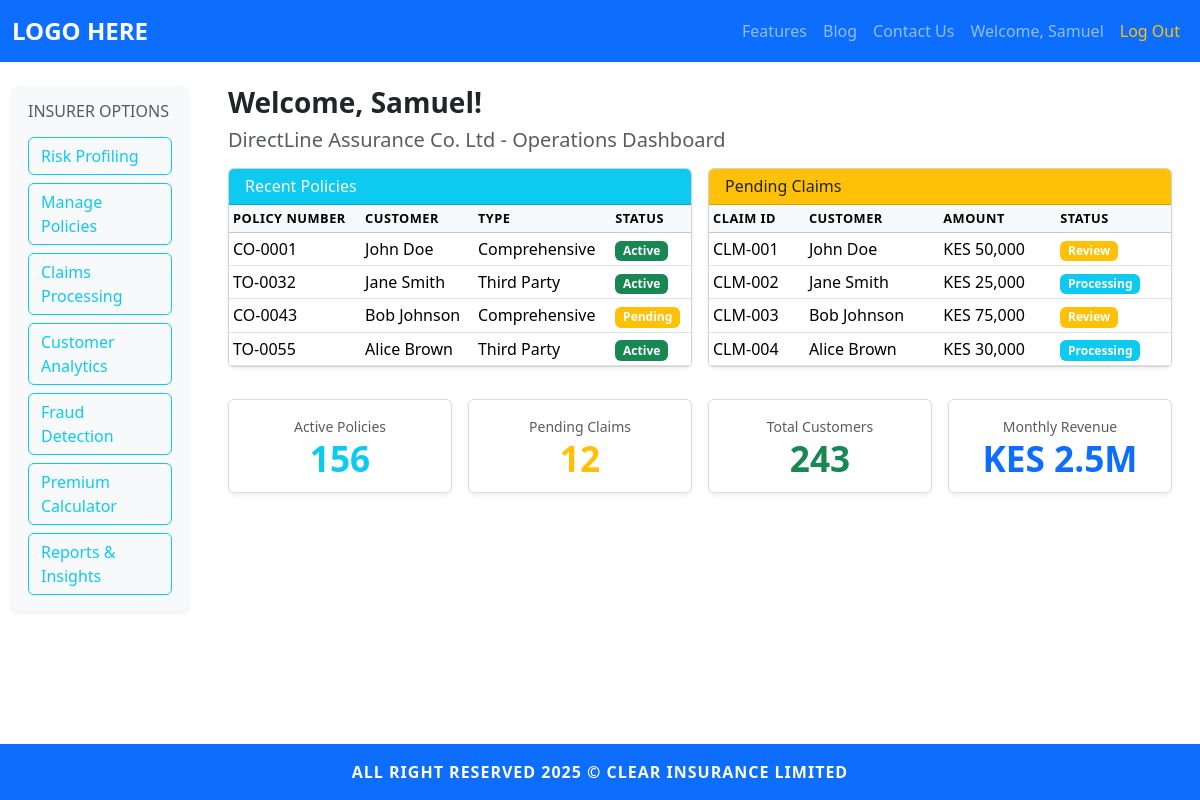
Page /insurer/dashboard (signed in) on the committed database.
### models.py (models this page shows, shortened)
class Insurer(UserMixin, db.Model):
	id = db.Column(db.Integer, primary_key=True)
	username = db.Column(db.String(150), unique=True, nullable=False)
	email = db.Column(db.String(150), unique=True, nullable=False)
	password = db.Column(db.String(256), nullable=False)
	staff_id = db.Column(db.String(50), unique=True, nullable=True)
	insurance_company_id = db.Column(db.Integer, db.ForeignKey('insurance_company.id'), nullable=True)
	is_approved = db.Column(db.Boolean, default=False, nullable=False)
	is_active = db.Column(db.Boolean, default=True, nullable=False)
	approval_date = db.Column(db.DateTime, nullable=True)

class InsuranceCompany(db.Model):
	id = db.Column(db.Integer, primary_key=True)
	name = db.Column(db.String(200), unique=True, nullable=False)
	is_active = db.Column(db.Boolean, default=True, nullable=False)
	insurers = db.relationship('Insurer', backref='company', lazy=True)

### app.py (the view, shortened to what this page needs)
@app.route('/insurer/dashboard')
@login_required
@insurer_required
def insurer_dashboard():
	return render_template('insurer/insurerdashboard.html')

### app.py (called while the page is built)
@login_manager.user_loader
def load_user(user_id):
	if '_' not in user_id:
		return None
	user_type, user_pk = user_id.split('_', 1)
	model_map = {
		'admin': Admin,
		'customer': Customer,
		'insurer': Insurer,
		'regulator': Regulator
	}
	model = model_map.get(user_type)
	if model:
		return model.query.get(int(user_pk))
	return None

### templates/insurer/insurerdashboard.html
{% extends 'base.html' %}
{% block content %}
<div class="container-fluid py-4">
	<div class="row">
		<aside class="col-12 col-md-3 col-lg-2 mb-4 mb-md-0">
			<div class="dashboard-sidebar p-3 bg-light rounded shadow-sm">
				<h6 class="text-uppercase text-muted mb-3">Insurer Options</h6>
				<div class="d-grid gap-2">
					<a class="btn btn-outline-info sidebar-btn" href="#">Risk Profiling</a>
					<a class="btn btn-outline-info sidebar-btn" href="#">Manage Policies</a>
					<a class="btn btn-outline-info sidebar-btn" href="#">Claims Processing</a>
					<a class="btn btn-outline-info sidebar-btn" href="#">Customer Analytics</a>
					<a class="btn btn-outline-info sidebar-btn" href="#">Fraud Detection</a>
					<a class="btn btn-outline-info sidebar-btn" href="#">Premium Calculator</a>
					<a class="btn btn-outline-info sidebar-btn" href="#">Reports & Insights</a>
				</div>
			</div>
		</aside>
		<main class="col-12 col-md-9 col-lg-10">
			<div class="px-2 px-md-3">
				<h3 class="fw-bold mb-2">Welcome, {{ current_user.username }}!</h3>
				<h5 class="text-muted mb-3">{{ current_user.company.name if current_user.company else 'Insurance Company' }} - Operations Dashboard</h5>
				<div class="row g-3">
					<div class="col-12 col-lg-6">
						<div class="card shadow-sm h-100">
							<div class="card-header bg-info text-white">
								<h6 class="mb-0">Recent Policies</h6>
							</div>
							<div class="card-body p-0">
								<div class="table-responsive">
									<table class="table table-sm table-hover mb-0 align-middle">
										<thead class="table-light">
											<tr>
												<th>Policy Number</th>
												<th>Customer</th>
												<th>Type</th>
												<th>Status</th>
											</tr>
										</thead>
										<tbody>
											<tr>
												<td>CO-0001</td>
												<td>John Doe</td>
												<td>Comprehensive</td>
												<td><span class="badge bg-success">Active</span></td>
											</tr>
											<tr>
												<td>TO-0032</td>
												<td>Jane Smith</td>
												<td>Third Party</td>
												<td><span class="badge bg-success">Active</span></td>
											</tr>
											<tr>
												<td>CO-0043</td>
												<td>Bob Johnson</td>
												<td>Comprehensive</td>
												<td><span class="badge bg-warning">Pending</span></td>
											</tr>
											<tr>
												<td>TO-0055</td>
												<td>Alice Brown</td>
												<td>Third Party</td>
												<td><span class="badge bg-success">Active</span></td>
											</tr>
										</tbody>
									</table>
								</div>
							</div>
						</div>
					</div>
					<div class="col-12 col-lg-6">
						<div class="card shadow-sm h-100">
							<div class="card-header bg-warning text-dark">
								<h6 class="mb-0">Pending Claims</h6>
							</div>
							<div class="card-body p-0">
								<div class="table-responsive">
									<table class="table table-sm table-hover mb-0 align-middle">
										<thead class="table-light">
											<tr>
												<th>Claim ID</th>
												<th>Customer</th>
												<th>Amount</th>
												<th>Status</th>
											</tr>
										</thead>
										<tbody>
											<tr>
												<td>CLM-001</td>
												<td>John Doe</td>
												<td>KES 50,000</td>
												<td><span class="badge bg-warning">Review</span></td>
											</tr>
											<tr>
												<td>CLM-002</td>
												<td>Jane Smith</td>
												<td>KES 25,000</td>
												<td><span class="badge bg-info">Processing</span></td>
											</tr>
											<tr>
												<td>CLM-003</td>
												<td>Bob Johnson</td>
												<td>KES 75,000</td>
												<td><span class="badge bg-warning">Review</span></td>
											</tr>
											<tr>
												<td>CLM-004</td>
												<td>Alice Brown</td>
												<td>KES 30,000</td>
												<td><span class="badge bg-info">Processing</span></td>
											</tr>
										</tbody>
									</table>
								</div>
							</div>
						</div>
					</div>
				</div>
				<div class="row g-3 mt-3">
					<div class="col-6 col-md-3">
						<div class="metric-card text-center shadow-sm p-3 bg-white rounded h-100">
							<p class="text-muted mb-1 small">Active Policies</p>
							<p class="metric-value text-info mb-0">156</p>
						</div>
					</div>
					<div class="col-6 col-md-3">
						<div class="metric-card text-center shadow-sm p-3 bg-white rounded h-100">
							<p class="text-muted mb-1 small">Pending Claims</p>
							<p class="metric-value text-warning mb-0">12</p>
						</div>
					</div>
					<div class="col-6 col-md-3">
						<div class="metric-card text-center shadow-sm p-3 bg-white rounded h-100">
							<p class="text-muted mb-1 small">Total Customers</p>
							<p class="metric-value text-success mb-0">243</p>
						</div>
					</div>
					<div class="col-6 col-md-3">
						<div class="metric-card text-center shadow-sm p-3 bg-white rounded h-100">
							<p class="text-muted mb-1 small">Monthly Revenue</p>
							<p class="metric-value text-primary mb-0">KES 2.5M</p>
						</div>
					</div>
				</div>
			</div>
		</main>
	</div>
</div>
{% endblock %}

### templates/base.html (shortened to what this page needs)
<!DOCTYPE html>
<html lang="en">
<head>
	<link href="https://cdn.jsdelivr.net/npm/bootstrap@5.3.2/dist/css/bootstrap.min.css" rel="stylesheet">
	<link rel="stylesheet" href="{{ url_for('static', filename='css/style.css') }}">
</head>
<body class="d-flex flex-column min-vh-100">
	<nav class="navbar navbar-expand-lg navbar-dark bg-primary sticky-top">
		<div class="container-fluid">
			<a class="navbar-brand fw-bold" href="/">LOGO HERE</a>
			<div class="collapse navbar-collapse" id="navbarNav">
			<ul class="navbar-nav ms-auto mb-2 mb-lg-0 align-items-lg-center">
				<li class="nav-item"><a class="nav-link" href="/features">Features</a></li>
				<li class="nav-item"><a class="nav-link" href="/blog">Blog</a></li>
				<li class="nav-item"><a class="nav-link" href="/contact">Contact Us</a></li>
				{% if current_user is defined and current_user.is_authenticated %}
					<li class="nav-item"><a class="nav-link" href="{{ url_for('dashboard') }}">Welcome, {{ current_user.username }}</a></li>
					<li class="nav-item"><a class="nav-link text-warning" href="/logout">Log Out</a></li>
				{% else %}
					<li class="nav-item"><a class="nav-link" href="/auth/login">Log In</a></li>
					<li class="nav-item"><a class="nav-link" href="/auth/signup">Sign Up</a></li>
				{% endif %}
			</ul>
			</div>
		</div>
	</nav>
		{% block content %}{% endblock %}
	<footer class="footer mt-auto py-3 bg-primary text-white text-center sticky-bottom">
		<div class="container">
			<span>ALL RIGHT RESERVED 2025 &copy; CLEAR INSURANCE LIMITED</span>
		</div>
	</footer>
</body>
</html>

### static/css/style.css (style rules this page uses)
.footer { font-weight: bold; letter-spacing: 1px; }
.navbar-brand { font-size: 1.5rem; font-weight: bold; }
.sticky-bottom { position: sticky; bottom: 0; width: 100%; z-index: 1030; }
.dashboard-sidebar .sidebar-btn { text-align: left; font-weight: 500; }
.metric-card { background: #f2f4fa; border: 1px solid #d9dde5; }
.metric-value { font-size: 2.2rem; font-weight: 700; line-height: 1; }
.table thead th { font-size: 0.8rem; text-transform: uppercase; letter-spacing: .5px; }

### rows in the picture
Insurer: username "Samuel"
InsuranceCompany: company "DirectLine Assurance Co. Ltd"
